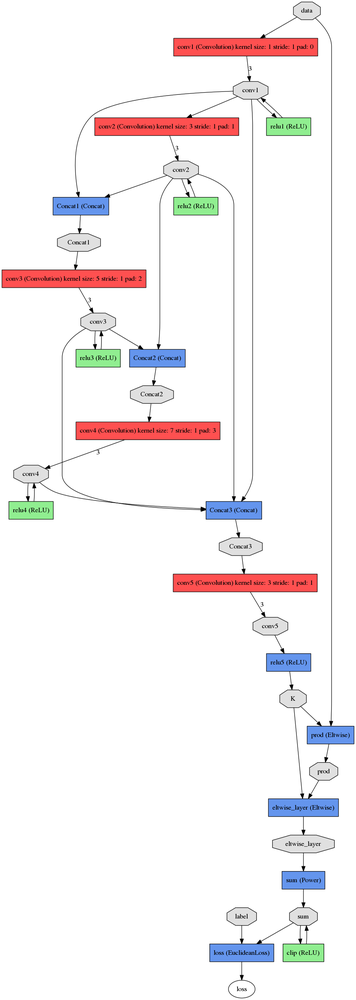
#> input picture AOD-Net.pytorch/AOD.png, 356 x 1000 px, shrunk from 962 x 2700 before the run; its folder holds only this picture in this run
$ python -i CLAHE.py   (imports and definitions only)
#> lines starting #> are read from the running program, lines starting #| are printed output that depends on the picture
#> further down, picture is the input picture: shape (1000, 356, 3); mean B, G, R 242.5, 241.7, 245.5
import numpy as np
import cv2
import shutil, os

def CLAHE(image):
    clahe = cv2.createCLAHE(clipLimit=2.0, tileGridSize=(8,8))
    R, G, B = cv2.split(np.asarray(image))
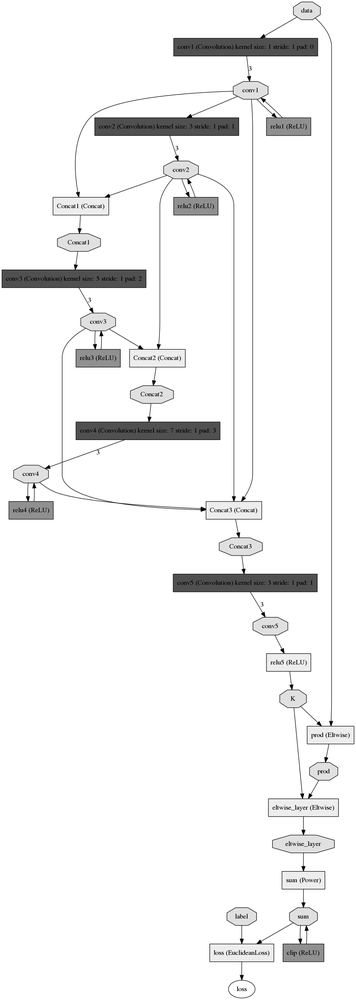
#> R: shape (1000, 356); min 0, max 255, mean 242.5
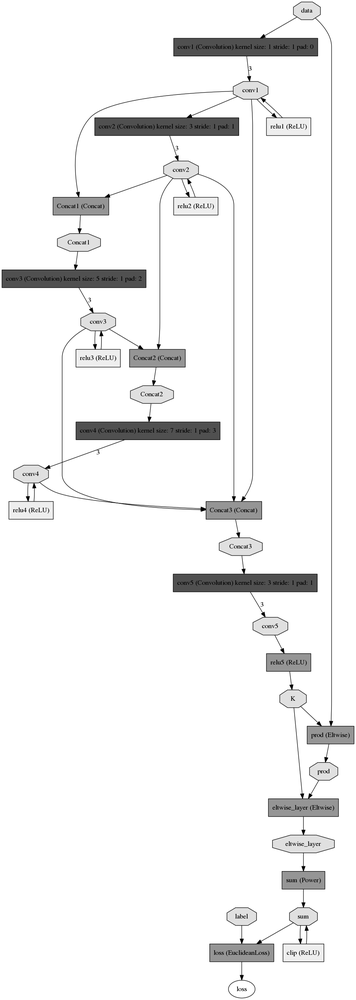
#> G: shape (1000, 356); min 0, max 255, mean 241.7
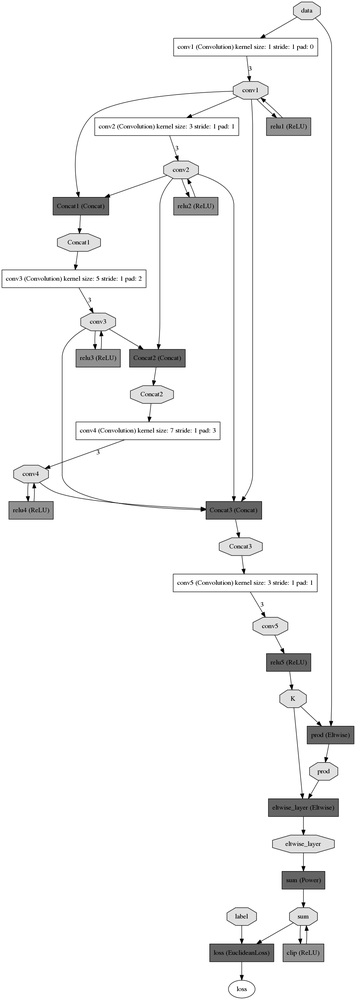
#> B: shape (1000, 356); min 0, max 255, mean 245.5
    output1_R = clahe.apply(R)
    output1_G = clahe.apply(G)
    output1_B = clahe.apply(B)
    image = cv2.merge((output1_R, output1_G, output1_B))
    return image

def main():
    L = []
    for root, dirs, files in os.walk('D:/dataset/MIO-TCD-Localization/MIO-TCD-Localization/_480x720'):
        L.append(files)
    for file in L[0]:
        img = cv2.imread('D:/dataset/MIO-TCD-Localization/MIO-TCD-Localization/_480x720/'+file)
        enhanced_image = CLAHE(img)
        cv2.imwrite('D:/dataset/clahe_MIO-TCD_720_480/'+file, enhanced_image)

# [2 lines not run here, left out]

>>> import cv2
>>> picture = cv2.imread('AOD-Net.pytorch/AOD.png')
>>> result = CLAHE(picture)
